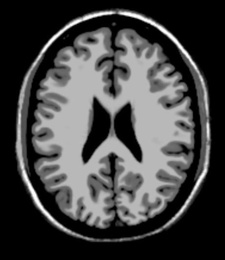
%> input picture 203079016_203050069_A1/203079016_203050069/T1.jpg, 225 x 260 px, shrunk from 460 x 532 before the run
$ octave q4_all.m   (GNU Octave 9; MATLAB toolbox functions it lacks are replaced by stand-ins)
%> lines starting %> are read from the running program, lines starting %| are printed output that depends on the picture; in (x1, y1, x2, y2) boxes, pixels count from 0 and x2, y2 are one past the last pixel; in counts of white or black regions, pixels touching at a corner belong together; the program's own positions count from 1
clc;clear;
%4a
im1=imread("T1.jpg");
%> im1 is the input picture: size 260x225 uint8; min 0, max 255, mean 68.3
im2=imread("T2.jpg");
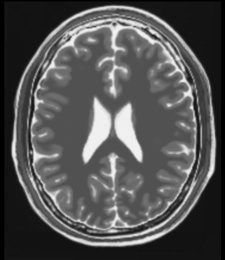
%> input picture 203079016_203050069_A1/203079016_203050069/T2.jpg, 225 x 260 px, shrunk from 460 x 532 before the run
%> im2 is the input picture: size 260x225 uint8; min 0, max 245, mean 82.7
J1=double(im1);
J2=double(im2);
J3=double(imrotate(im2,28.5,"bilinear","crop"));
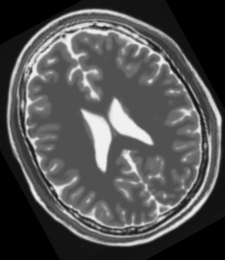
%> J3: size 260x225 double; min 0, max 243, mean 80.3
imshow(imrotate(im2,28.5,"bilinear","crop"));
imshow(J3);
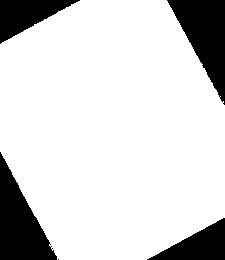
%> displayed picture: size 260x225, on the screen's scale of 0 to 255; 83.4% white; 5 black regions (1 under 20 px), largest, box (x1, y1, x2, y2) and area: (0, 152, 57, 260) 3181, (167, 0, 225, 105) 3097, (0, 0, 80, 44) 1759, (147, 218, 225, 260) 1672
a=ncc(J1,J3);
%> in ncc, `n = dot(p-mean(p),q-mean(q))/norm(p-mean(p))*norm(q-mean(q));`: n = 225 values, max 426023.1 at index 208, min -137905.3 at index 122, mean 153724.1
%> a has the same summary as n in ncc
x_ncc=zeros(91,1);
count=1;

for theta=-45:1:45
    J4=imrotate(J3,theta,"bilinear","crop");
    x=ncc(J1,J4);
    x_ncc(count)=sum(x);
    count=count+1;
end
%> this loop made 91 passes
%> pass 3, `J4=imrotate(J3,theta,"bilinear","crop");`:
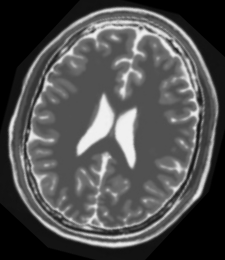
%> J4: size 260x225 double; min 0, max 242.3, mean 79.8
%> after the loop, count = 92; x_ncc = 91 values, max 77095771.5 at index 91, min -6434362.6 at index 17, mean 36942303.7
figure(1);
the=-45:1:45;
plot(the,x_ncc);
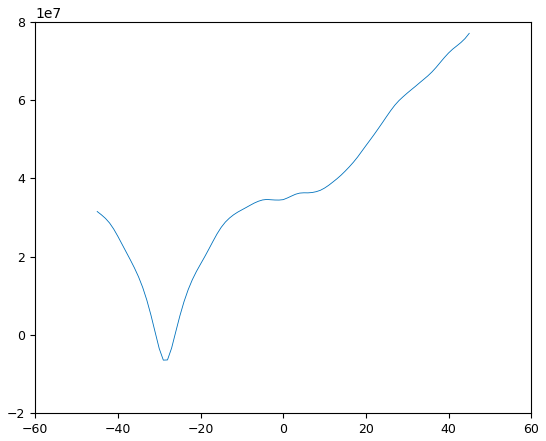
%> figure redrawn from the program's plot data; curve peaks at x = 45, y = 77095771.5


%Je
%clc;clear;
je=zeros(91,1);

for theta=-45:1:45
    J1=double(imread("T1.jpg"));
    J4=double(imrotate(imread("T1.jpg"),(28.5+theta),"bilinear","crop"));
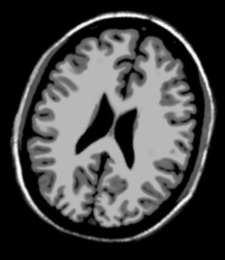
%> J4: size 260x225 double; min 0, max 255, mean 68.3; mean of the top-left, top-right, bottom-left and bottom-right quarters 66.7, 73.4, 66.4, 66.8
    J1(J1 < 0) = 0; J1(J1 > 255)= 255;
    J4(J4 < 0) = 0; J4(J4 > 255)= 255;
    b=jointhist(J1,J4);
%> `k=log2(b);`:
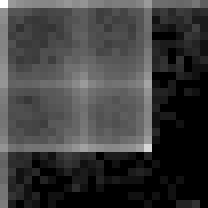
%> k: size 26x26 double (shown 8 times larger); 11.83% of the values are NaN or infinite; the others: min -15.84, max -1.31, mean -11.86; drawn with min black, max white, NaN and infinite black
%> `m=sum(l,"all");`: m = NaN
%> the run ends on the next line
% [38 lines not run here, left out]
function a=jointminusp1p2_square_qmi(o,p)
nbin=10;
x1=o(:); %conversion to vector
x2=p(:);
%bin formation
v1=floor(x1/nbin)+1;
v2=floor(x2/nbin)+1;
quantisation_levels=ceil(255/nbin);
joint=zeros(quantisation_levels);
for m=1:length(x1)
    joint(v1(m),v2(m))=joint(v1(m),v2(m))+1; %pdf formation with the value
end
joint=joint/sum(joint(:)); %Normalisation of the pdf
p1=sum(joint,1);
p2=sum(joint,2);
p1p2=zeros(size(p1));
for i=1:size(p1)
    for j=1:size(p1)
        p1p2(i,j)=p1(i)*p2(j);
    end
end
a=sum(sum((joint-p1p2).^2));
end

function a=jointhist(J1,J3)
nbin=10;
x1=J1(:); %conversion to vector
x2=J3(:);
%bin formation
v1=floor(x1/nbin)+1;
v2=floor(x2/nbin)+1;
quantisation_levels=ceil(255/nbin);
joint=zeros(quantisation_levels);
for m=1:length(x1)
    joint(v1(m),v2(m))=joint(v1(m),v2(m))+1; %pdf formation with the value
end
joint=joint/sum(joint(:)); %Normalisation of the pdf

a=joint;
end

function n=ncc(p,q)
n = dot(p-mean(p),q-mean(q))/norm(p-mean(p))*norm(q-mean(q));
end
